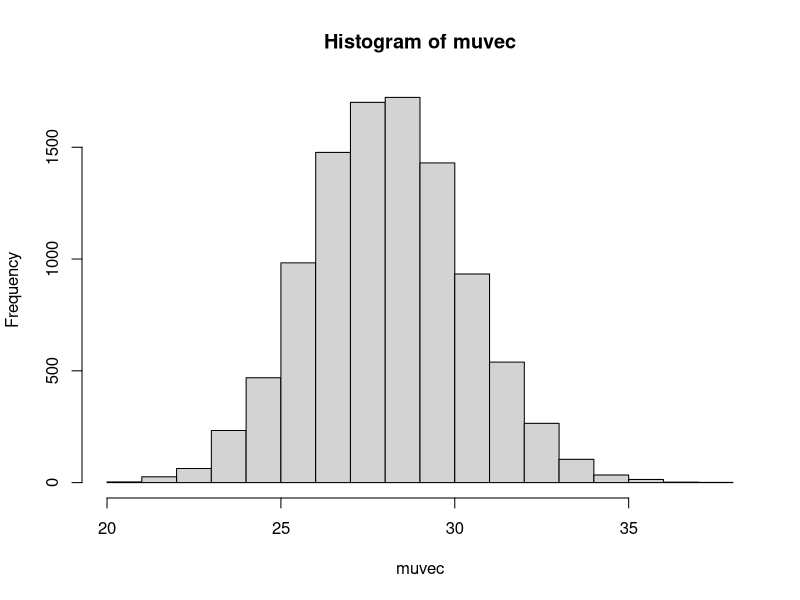
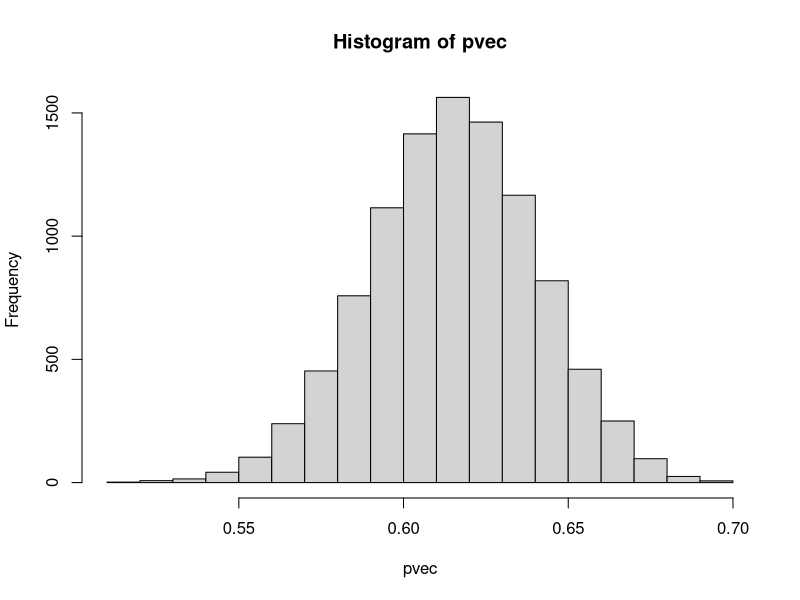
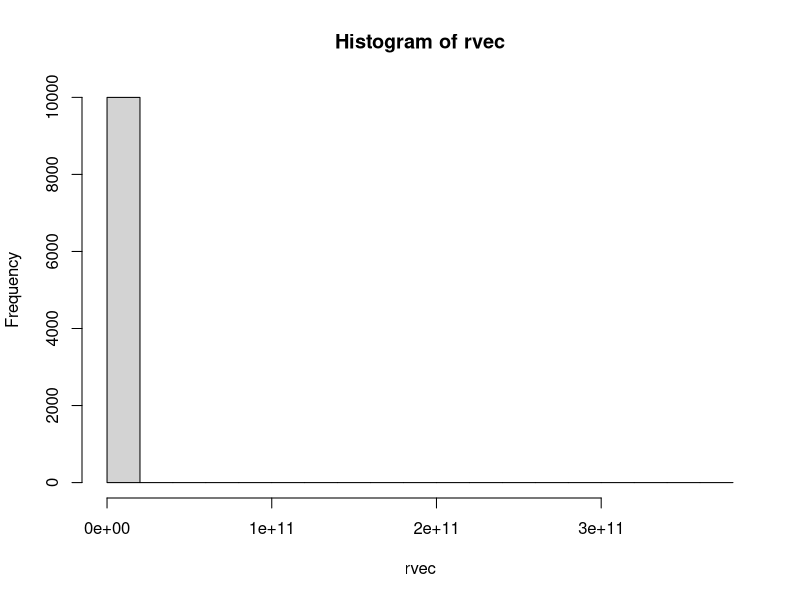

These charts were generated, in order, by the following R code:
# code from Haines 2019 Appendix 

rm(list = ls())

logit <- function(x){ log(x/(1-x)) }
expit <- function(x){ exp(x)/(1+exp(x)) }


####################################
# Model 0: constant mu, constant p #
####################################

# fit negative binomial
 
gM0nb <- function (param) {

  mu     <- exp(param[1])
  p      <- expit(param[2])
  r      <- exp(param[3])

  ptot   <- 1-(1-p)^J

  term1  <- sum(lgamma(r + yrow)) - R * lgamma(r) - yrlogfact
  term2  <- R * r * log(r) + ytot * log(mu)
  term3  <- ytot * log(p) + ysumj * log(1-p)
  term4  <- -(ytot + R * r) * log(r + mu * ptot)
  loglik <- term1 + term2 + term3 + term4

  return(-loglik)

}

# generate with negbin mixing

gM0nbgen <- function (param) {

  mu <- param[1]
  p  <- param[2]
  r  <- param[3]
  ymat <- matrix(0, R, J+1)

  prob <- c(p, (1 - p) * p, (1 - p)^2 * p, (1 - p)^3)

  for (i in 1:R) {
    n <- rnbinom(1, size = r, mu = mu)
    if (n > 0) {
      ymat[i, ] <- rmultinom(1, n, prob)
    }
  }
  ymat <- ymat[ , 1:J]

  return(ymat)
}



# negative binomial bootstraps
# setting

R  <- 20
J  <- 3

set.seed <- 125

# parameters

pt  <- 0.615
mut <- 28.048
rt  <- 11.415

# simulations

nsim   <- 10000
nprint <- 1000
muvec  <- matrix(0,nsim,1)
pvec   <- matrix(0,nsim,1)
rvec   <- matrix(0,nsim,1)

for (isim in 1:nsim) {

  # generate

  param <- c(mut, pt, rt)
  ymat  <- gM0nbgen(param)

  # organize data

  yrow      <- as.matrix(rowSums(ymat))
  ycol      <- as.matrix(colSums(ymat))
  ytot      <- sum(sum(ymat))
  jvec      <- seq(0, J - 1)
  ysumj     <- sum(ycol * jvec)
  ylogfact  <- sum(sum(log(factorial(ymat))))
  yrlogfact <- sum(log(factorial(yrow)))

  # MLE

  param0 <- c(log(mut), logit(pt), log(rt))
  finopt <- optim(param0, gM0nb, method="Nelder-Mead")

  muvec[isim] <- exp(finopt$par[1])
  pvec[isim]  <- expit(finopt$par[2])
  rvec[isim]  <- exp(finopt$par[3])

  if (trunc(isim / nprint) * nprint == isim) {
    print(isim)
  }

}


#mu
mean(muvec)
sd(muvec)
quantile(muvec,c(.025,.975))

#p
mean(pvec)
sd(pvec)
quantile(pvec,c(.025,.975))

#r
mean(rvec)
sd(rvec)
quantile(rvec,c(.025,.975))

#summaries
summary(muvec)
summary(pvec)
summary(rvec)

# histograms
hist(muvec)
hist(pvec)
hist(rvec)

